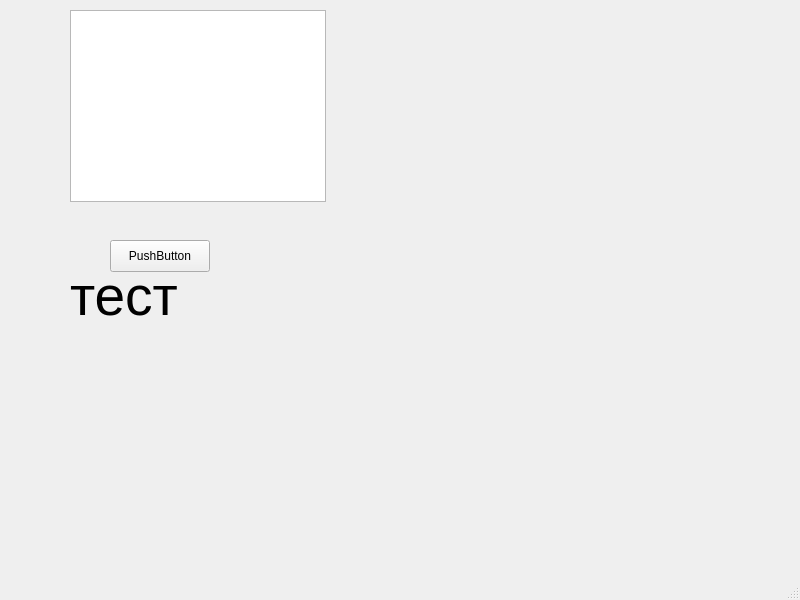
<?xml version="1.0" encoding="UTF-8"?>
<ui version="4.0">
 <class>MainWindow</class>
 <widget class="QMainWindow" name="MainWindow">
  <property name="geometry">
   <rect>
    <x>0</x>
    <y>0</y>
    <width>800</width>
    <height>600</height>
   </rect>
  </property>
  <property name="windowTitle">
   <string>MainWindow</string>
  </property>
  <widget class="QWidget" name="centralwidget">
   <widget class="QLabel" name="label">
    <property name="geometry">
     <rect>
      <x>70</x>
      <y>210</y>
      <width>291</width>
      <height>171</height>
     </rect>
    </property>
    <property name="font">
     <font>
      <pointsize>41</pointsize>
     </font>
    </property>
    <property name="text">
     <string>тест</string>
    </property>
   </widget>
   <widget class="QListView" name="listView">
    <property name="geometry">
     <rect>
      <x>70</x>
      <y>10</y>
      <width>256</width>
      <height>192</height>
     </rect>
    </property>
   </widget>
   <widget class="QPushButton" name="upButton">
    <property name="geometry">
     <rect>
      <x>110</x>
      <y>240</y>
      <width>100</width>
      <height>32</height>
     </rect>
    </property>
    <property name="text">
     <string>PushButton</string>
    </property>
   </widget>
  </widget>
  <widget class="QMenuBar" name="menubar">
   <property name="geometry">
    <rect>
     <x>0</x>
     <y>0</y>
     <width>800</width>
     <height>22</height>
    </rect>
   </property>
  </widget>
  <widget class="QStatusBar" name="statusbar"/>
 </widget>
 <resources/>
 <connections/>
</ui>
